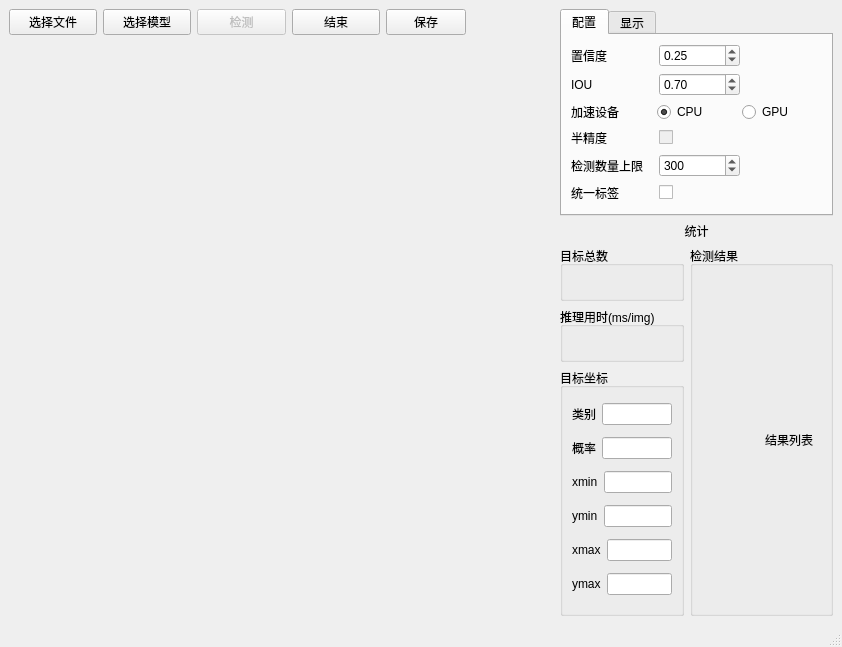
<?xml version="1.0" encoding="UTF-8"?>
<ui version="4.0">
 <class>MainWindow</class>
 <widget class="QMainWindow" name="MainWindow">
  <property name="geometry">
   <rect>
    <x>0</x>
    <y>0</y>
    <width>842</width>
    <height>647</height>
   </rect>
  </property>
  <property name="sizePolicy">
   <sizepolicy hsizetype="Expanding" vsizetype="Expanding">
    <horstretch>0</horstretch>
    <verstretch>0</verstretch>
   </sizepolicy>
  </property>
  <property name="windowTitle">
   <string>AI识别</string>
  </property>
  <widget class="QWidget" name="centralwidget">
   <layout class="QHBoxLayout" name="horizontalLayout_2" stretch="2,1">
    <item>
     <layout class="QVBoxLayout" name="verticalLayout" stretch="1,0,0,10">
      <item>
       <layout class="QHBoxLayout" name="horizontalLayout" stretch="1,1,1,1,0,1">
        <property name="bottomMargin">
         <number>0</number>
        </property>
        <item>
         <widget class="QPushButton" name="psbtn_file">
          <property name="text">
           <string>选择文件</string>
          </property>
         </widget>
        </item>
        <item>
         <widget class="QPushButton" name="psbtn_model">
          <property name="text">
           <string>选择模型</string>
          </property>
         </widget>
        </item>
        <item>
         <widget class="QPushButton" name="psbtn_detect">
          <property name="enabled">
           <bool>false</bool>
          </property>
          <property name="text">
           <string>检测</string>
          </property>
         </widget>
        </item>
        <item>
         <widget class="QPushButton" name="psbtn_stop">
          <property name="text">
           <string>结束</string>
          </property>
          <property name="checkable">
           <bool>false</bool>
          </property>
          <property name="checked">
           <bool>false</bool>
          </property>
         </widget>
        </item>
        <item>
         <widget class="QPushButton" name="psbtn_export">
          <property name="text">
           <string>保存</string>
          </property>
         </widget>
        </item>
        <item>
         <spacer name="horizontalSpacer">
          <property name="orientation">
           <enum>Qt::Horizontal</enum>
          </property>
          <property name="sizeHint" stdset="0">
           <size>
            <width>40</width>
            <height>20</height>
           </size>
          </property>
         </spacer>
        </item>
       </layout>
      </item>
      <item>
       <widget class="QLabel" name="label_file">
        <property name="text">
         <string/>
        </property>
       </widget>
      </item>
      <item>
       <widget class="QLabel" name="label_model">
        <property name="text">
         <string/>
        </property>
       </widget>
      </item>
      <item>
       <widget class="QLabel" name="media_area">
        <property name="text">
         <string/>
        </property>
        <property name="alignment">
         <set>Qt::AlignCenter</set>
        </property>
       </widget>
      </item>
     </layout>
    </item>
    <item>
     <layout class="QVBoxLayout" name="verticalLayout_2" stretch="0,0,10">
      <item>
       <widget class="QTabWidget" name="tabWidget">
        <property name="currentIndex">
         <number>0</number>
        </property>
        <widget class="QWidget" name="tab">
         <attribute name="title">
          <string>配置</string>
         </attribute>
         <layout class="QVBoxLayout" name="verticalLayout_5">
          <item>
           <layout class="QHBoxLayout" name="horizontalLayout_11" stretch="1,1,1">
            <item>
             <widget class="QLabel" name="label_14">
              <property name="text">
               <string>置信度</string>
              </property>
             </widget>
            </item>
            <item>
             <widget class="QDoubleSpinBox" name="doubleSpinBox_conf">
              <property name="maximum">
               <double>1.000000000000000</double>
              </property>
              <property name="singleStep">
               <double>0.010000000000000</double>
              </property>
              <property name="value">
               <double>0.250000000000000</double>
              </property>
             </widget>
            </item>
            <item>
             <spacer name="horizontalSpacer_2">
              <property name="orientation">
               <enum>Qt::Horizontal</enum>
              </property>
              <property name="sizeHint" stdset="0">
               <size>
                <width>40</width>
                <height>20</height>
               </size>
              </property>
             </spacer>
            </item>
           </layout>
          </item>
          <item>
           <layout class="QHBoxLayout" name="horizontalLayout_12" stretch="1,1,1">
            <item>
             <widget class="QLabel" name="label_2">
              <property name="text">
               <string>IOU</string>
              </property>
             </widget>
            </item>
            <item>
             <widget class="QDoubleSpinBox" name="doubleSpinBox_iou">
              <property name="maximum">
               <double>1.000000000000000</double>
              </property>
              <property name="singleStep">
               <double>0.010000000000000</double>
              </property>
              <property name="value">
               <double>0.700000000000000</double>
              </property>
             </widget>
            </item>
            <item>
             <spacer name="horizontalSpacer_3">
              <property name="orientation">
               <enum>Qt::Horizontal</enum>
              </property>
              <property name="sizeHint" stdset="0">
               <size>
                <width>40</width>
                <height>20</height>
               </size>
              </property>
             </spacer>
            </item>
           </layout>
          </item>
          <item>
           <layout class="QHBoxLayout" name="horizontalLayout_13">
            <item>
             <widget class="QLabel" name="label_3">
              <property name="text">
               <string>加速设备</string>
              </property>
             </widget>
            </item>
            <item>
             <widget class="QRadioButton" name="radioButton_cpu">
              <property name="text">
               <string>CPU</string>
              </property>
              <property name="checkable">
               <bool>true</bool>
              </property>
              <property name="checked">
               <bool>true</bool>
              </property>
             </widget>
            </item>
            <item>
             <widget class="QRadioButton" name="radioButton_gpu">
              <property name="text">
               <string>GPU</string>
              </property>
              <property name="checked">
               <bool>false</bool>
              </property>
             </widget>
            </item>
           </layout>
          </item>
          <item>
           <layout class="QHBoxLayout" name="horizontalLayout_14" stretch="1,1,1">
            <item>
             <widget class="QLabel" name="label_half">
              <property name="text">
               <string>半精度</string>
              </property>
             </widget>
            </item>
            <item>
             <widget class="QCheckBox" name="checkBox_half">
              <property name="enabled">
               <bool>false</bool>
              </property>
              <property name="text">
               <string/>
              </property>
              <property name="tristate">
               <bool>false</bool>
              </property>
             </widget>
            </item>
            <item>
             <spacer name="horizontalSpacer_5">
              <property name="orientation">
               <enum>Qt::Horizontal</enum>
              </property>
              <property name="sizeHint" stdset="0">
               <size>
                <width>40</width>
                <height>20</height>
               </size>
              </property>
             </spacer>
            </item>
           </layout>
          </item>
          <item>
           <layout class="QHBoxLayout" name="horizontalLayout_15" stretch="1,1,1">
            <item>
             <widget class="QLabel" name="label_8">
              <property name="text">
               <string>检测数量上限</string>
              </property>
             </widget>
            </item>
            <item>
             <widget class="QSpinBox" name="spinBox_maxbox">
              <property name="maximum">
               <number>10000</number>
              </property>
              <property name="value">
               <number>300</number>
              </property>
             </widget>
            </item>
            <item>
             <spacer name="horizontalSpacer_6">
              <property name="orientation">
               <enum>Qt::Horizontal</enum>
              </property>
              <property name="sizeHint" stdset="0">
               <size>
                <width>40</width>
                <height>20</height>
               </size>
              </property>
             </spacer>
            </item>
           </layout>
          </item>
          <item>
           <layout class="QHBoxLayout" name="horizontalLayout_16" stretch="1,1,1">
            <item>
             <widget class="QLabel" name="label_12">
              <property name="text">
               <string>统一标签</string>
              </property>
             </widget>
            </item>
            <item>
             <widget class="QCheckBox" name="checkBox__classagnostic">
              <property name="text">
               <string/>
              </property>
             </widget>
            </item>
            <item>
             <spacer name="horizontalSpacer_7">
              <property name="orientation">
               <enum>Qt::Horizontal</enum>
              </property>
              <property name="sizeHint" stdset="0">
               <size>
                <width>40</width>
                <height>20</height>
               </size>
              </property>
             </spacer>
            </item>
           </layout>
          </item>
         </layout>
        </widget>
        <widget class="QWidget" name="tab_2">
         <attribute name="title">
          <string>显示</string>
         </attribute>
         <layout class="QVBoxLayout" name="verticalLayout_6">
          <item>
           <layout class="QHBoxLayout" name="horizontalLayout_17">
            <item>
             <widget class="QLabel" name="label_15">
              <property name="text">
               <string>类别</string>
              </property>
             </widget>
            </item>
            <item>
             <widget class="QLineEdit" name="lineEdit_3"/>
            </item>
            <item>
             <widget class="QToolButton" name="toolButton">
              <property name="text">
               <string>...</string>
              </property>
             </widget>
            </item>
            <item>
             <spacer name="horizontalSpacer_4">
              <property name="orientation">
               <enum>Qt::Horizontal</enum>
              </property>
              <property name="sizeHint" stdset="0">
               <size>
                <width>40</width>
                <height>20</height>
               </size>
              </property>
             </spacer>
            </item>
           </layout>
          </item>
          <item>
           <layout class="QHBoxLayout" name="horizontalLayout_19" stretch="1,2,2,2">
            <item>
             <widget class="QLabel" name="label_16">
              <property name="text">
               <string>线宽</string>
              </property>
              <property name="alignment">
               <set>Qt::AlignCenter</set>
              </property>
             </widget>
            </item>
            <item>
             <widget class="QDoubleSpinBox" name="doubleSpinBox_line_width">
              <property name="value">
               <double>1.000000000000000</double>
              </property>
             </widget>
            </item>
            <item>
             <widget class="QLabel" name="label_17">
              <property name="text">
               <string>字体大小</string>
              </property>
              <property name="alignment">
               <set>Qt::AlignCenter</set>
              </property>
             </widget>
            </item>
            <item>
             <widget class="QDoubleSpinBox" name="doubleSpinBox_font_size">
              <property name="value">
               <double>1.000000000000000</double>
              </property>
             </widget>
            </item>
           </layout>
          </item>
          <item>
           <widget class="QCheckBox" name="checkBox_box">
            <property name="text">
             <string>目标框</string>
            </property>
            <property name="checked">
             <bool>true</bool>
            </property>
           </widget>
          </item>
          <item>
           <widget class="QCheckBox" name="checkBox_lb">
            <property name="text">
             <string>标签</string>
            </property>
            <property name="checkable">
             <bool>true</bool>
            </property>
            <property name="checked">
             <bool>true</bool>
            </property>
           </widget>
          </item>
          <item>
           <widget class="QCheckBox" name="checkBox_conf">
            <property name="text">
             <string>置信度</string>
            </property>
            <property name="checked">
             <bool>true</bool>
            </property>
           </widget>
          </item>
         </layout>
        </widget>
       </widget>
      </item>
      <item>
       <widget class="QLabel" name="label">
        <property name="text">
         <string>统计</string>
        </property>
        <property name="alignment">
         <set>Qt::AlignCenter</set>
        </property>
       </widget>
      </item>
      <item>
       <layout class="QHBoxLayout" name="horizontalLayout_4" stretch="1,3">
        <item>
         <layout class="QVBoxLayout" name="verticalLayout_3" stretch="1,1,6">
          <item>
           <widget class="QGroupBox" name="groupBox_2">
            <property name="title">
             <string>目标总数</string>
            </property>
            <layout class="QHBoxLayout" name="horizontalLayout_3">
             <item>
              <widget class="QLabel" name="label_sum">
               <property name="text">
                <string/>
               </property>
               <property name="alignment">
                <set>Qt::AlignCenter</set>
               </property>
              </widget>
             </item>
            </layout>
           </widget>
          </item>
          <item>
           <widget class="QGroupBox" name="groupBox_4">
            <property name="title">
             <string>推理用时(ms/img)</string>
            </property>
            <layout class="QHBoxLayout" name="horizontalLayout_18">
             <item>
              <widget class="QLabel" name="label_time">
               <property name="text">
                <string/>
               </property>
               <property name="alignment">
                <set>Qt::AlignCenter</set>
               </property>
              </widget>
             </item>
            </layout>
           </widget>
          </item>
          <item>
           <widget class="QGroupBox" name="groupBox">
            <property name="title">
             <string>目标坐标</string>
            </property>
            <layout class="QVBoxLayout" name="verticalLayout_4">
             <item>
              <layout class="QHBoxLayout" name="horizontalLayout_10">
               <item>
                <widget class="QLabel" name="label_4">
                 <property name="text">
                  <string>类别</string>
                 </property>
                </widget>
               </item>
               <item>
                <widget class="QLineEdit" name="lineEdit"/>
               </item>
              </layout>
             </item>
             <item>
              <layout class="QHBoxLayout" name="horizontalLayout_5">
               <item>
                <widget class="QLabel" name="label_7">
                 <property name="text">
                  <string>概率</string>
                 </property>
                </widget>
               </item>
               <item>
                <widget class="QLineEdit" name="lineEdit_2"/>
               </item>
              </layout>
             </item>
             <item>
              <layout class="QHBoxLayout" name="horizontalLayout_9">
               <item>
                <widget class="QLabel" name="label_10">
                 <property name="text">
                  <string>xmin</string>
                 </property>
                </widget>
               </item>
               <item>
                <widget class="QLineEdit" name="lineEdit_xmin">
                 <property name="sizePolicy">
                  <sizepolicy hsizetype="Expanding" vsizetype="Fixed">
                   <horstretch>0</horstretch>
                   <verstretch>0</verstretch>
                  </sizepolicy>
                 </property>
                </widget>
               </item>
              </layout>
             </item>
             <item>
              <layout class="QHBoxLayout" name="horizontalLayout_8">
               <item>
                <widget class="QLabel" name="label_9">
                 <property name="text">
                  <string>ymin</string>
                 </property>
                </widget>
               </item>
               <item>
                <widget class="QLineEdit" name="lineEdit_ymin"/>
               </item>
              </layout>
             </item>
             <item>
              <layout class="QHBoxLayout" name="horizontalLayout_7">
               <item>
                <widget class="QLabel" name="label_6">
                 <property name="text">
                  <string>xmax</string>
                 </property>
                </widget>
               </item>
               <item>
                <widget class="QLineEdit" name="lineEdit_xmax"/>
               </item>
              </layout>
             </item>
             <item>
              <layout class="QHBoxLayout" name="horizontalLayout_6">
               <item>
                <widget class="QLabel" name="label_5">
                 <property name="text">
                  <string>ymax</string>
                 </property>
                </widget>
               </item>
               <item>
                <widget class="QLineEdit" name="lineEdit_ymax"/>
               </item>
              </layout>
             </item>
            </layout>
           </widget>
          </item>
         </layout>
        </item>
        <item>
         <widget class="QGroupBox" name="groupBox_3">
          <property name="title">
           <string>检测结果</string>
          </property>
          <layout class="QHBoxLayout" name="horizontalLayout_20">
           <item>
            <widget class="QLabel" name="label_rst">
             <property name="text">
              <string/>
             </property>
             <property name="alignment">
              <set>Qt::AlignLeading|Qt::AlignLeft|Qt::AlignTop</set>
             </property>
            </widget>
           </item>
           <item>
            <widget class="QLabel" name="label_11">
             <property name="text">
              <string>结果列表</string>
             </property>
            </widget>
           </item>
          </layout>
         </widget>
        </item>
       </layout>
      </item>
     </layout>
    </item>
   </layout>
  </widget>
  <widget class="QMenuBar" name="menubar">
   <property name="geometry">
    <rect>
     <x>0</x>
     <y>0</y>
     <width>842</width>
     <height>22</height>
    </rect>
   </property>
  </widget>
  <widget class="QStatusBar" name="statusbar"/>
 </widget>
 <resources/>
 <connections/>
</ui>
